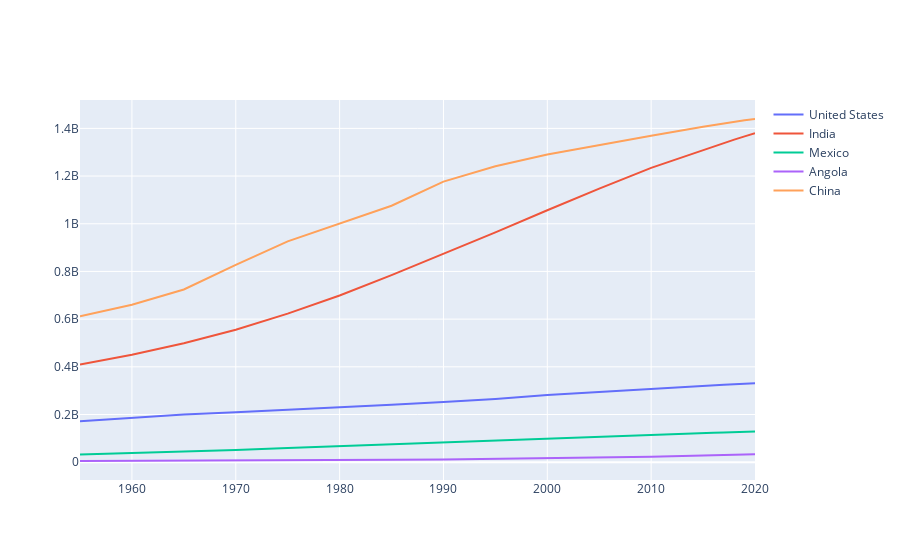

Write notebook code for a chart like this one.
### Code cell
#grafico de lineas
#df_population.iplot(kind='line', title='Población por país', xTitle='Año', yTitle='Población') este no funcionó
fig = go.Figure()
for country in df_population.columns:
    fig.add_trace(go.Scatter(x=df_population.index, y=df_population[country], mode='lines', name=country))
fig.show()
